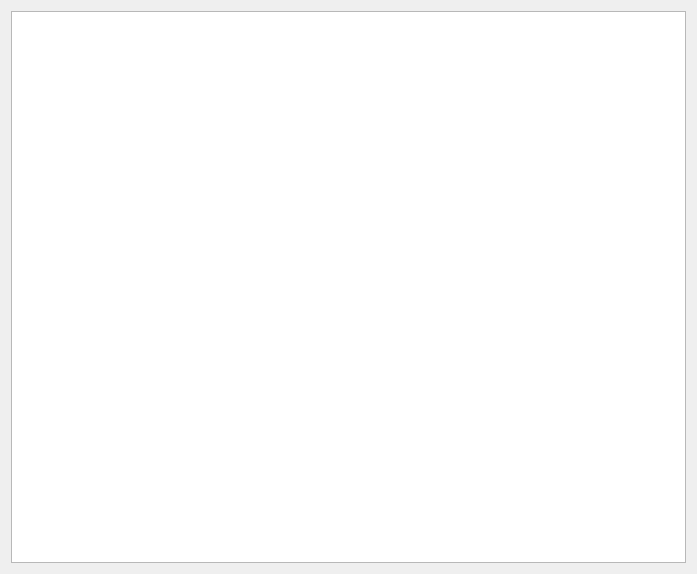
<?xml version="1.0" encoding="UTF-8"?>
<ui version="4.0">
 <class>showCMD</class>
 <widget class="QDialog" name="showCMD">
  <property name="geometry">
   <rect>
    <x>0</x>
    <y>0</y>
    <width>697</width>
    <height>574</height>
   </rect>
  </property>
  <property name="windowTitle">
   <string>Dialog</string>
  </property>
  <layout class="QGridLayout" name="gridLayout">
   <item row="0" column="0">
    <widget class="QTextEdit" name="textEdit">
     <property name="html">
      <string>&lt;!DOCTYPE HTML PUBLIC &quot;-//W3C//DTD HTML 4.0//EN&quot; &quot;http://www.w3.org/TR/REC-html40/strict.dtd&quot;&gt;
&lt;html&gt;&lt;head&gt;&lt;meta name=&quot;qrichtext&quot; content=&quot;1&quot; /&gt;&lt;style type=&quot;text/css&quot;&gt;
p, li { white-space: pre-wrap; }
&lt;/style&gt;&lt;/head&gt;&lt;body style=&quot; font-family:'SimSun'; font-size:9pt; font-weight:400; font-style:normal;&quot;&gt;
&lt;p style=&quot;-qt-paragraph-type:empty; margin-top:0px; margin-bottom:0px; margin-left:0px; margin-right:0px; -qt-block-indent:0; text-indent:0px;&quot;&gt;&lt;br /&gt;&lt;/p&gt;&lt;/body&gt;&lt;/html&gt;</string>
     </property>
    </widget>
   </item>
  </layout>
 </widget>
 <resources/>
 <connections/>
</ui>
